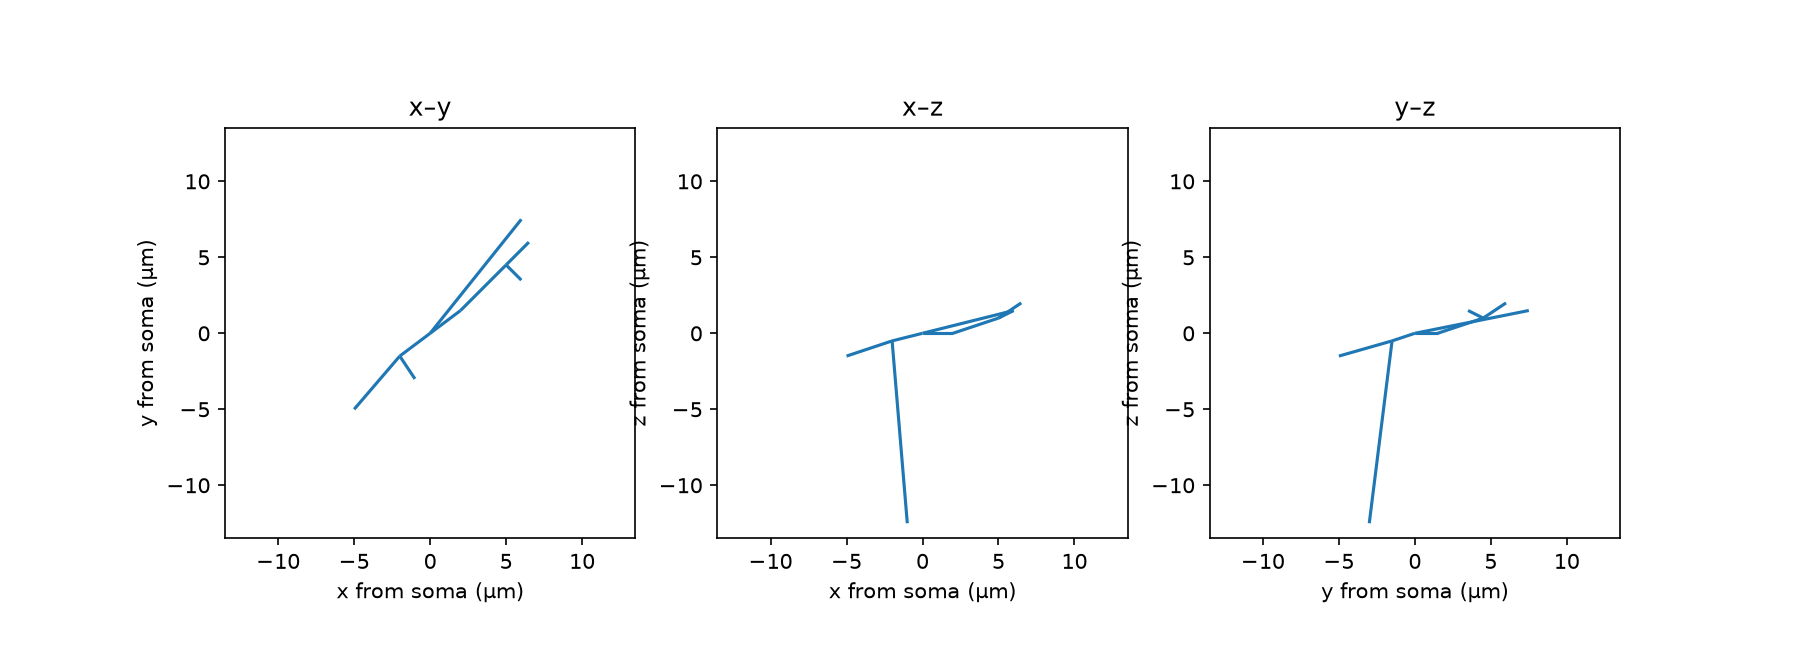

Source code (Python):
from pathlib import Path

import matplotlib.pyplot as plt
import numpy as np
from matplotlib.collections import LineCollection

HERE = Path(__file__).parent
UM_PER_VOXEL = 0.5

# Columns: id, type, x, y, z, radius, parent   (x, y, z in voxels)
swc = np.array([
    [1, 1, 100, 200, 50, 6.0, -1],
    [2, 3, 104, 203, 50, 1.2,  1],
    [3, 3, 110, 209, 52, 0.9,  2],
    [4, 3,  96, 197, 49, 1.0,  1],
    [5, 3,  90, 190, 47, 0.8,  4],
    [6, 2, 112, 215, 53, 0.5,  1],
    [7, 3, 113, 212, 54, 0.6,  3],
    [8, 3, 112, 207, 53, 0.5,  3],
    [9, 3,  98, 194, 25, 0.5,  4],   # new today (invented): a dendrite off id 4
])

ids = swc[:, 0].astype(int)
row_of = np.full(ids.max() + 1, -1)
row_of[ids] = np.arange(len(ids))
child = swc[swc[:, 6] != -1]
child_pos = row_of[child[:, 0].astype(int)]
parent_pos = row_of[child[:, 6].astype(int)]

xyz_um = swc[:, 2:5] * UM_PER_VOXEL
off = xyz_um - xyz_um[0]                 # µm from the soma, (9, 3)


# print(type(axs), axs.shape, axs.dtype)
# print(type(axs[0]))


segs3 = np.stack([off[parent_pos], off[child_pos]], axis=1)   # (8, 2, 3)

cols = [[0, 1], [0, 2], [1, 2]]          # the two coordinates each panel keeps
names = ["x", "y", "z"]
R = np.abs(off).max() + 1                # farthest reach on any axis, plus 1 µm
print(R)

fig, axs = plt.subplots(1, 3, figsize=(12, 4.4))
for k in range(3):
    a, b = cols[k]                       # panel k's pair, e.g. 0, 2 for x–z
    axs[k].add_collection(LineCollection(segs3[:, :, [a, b]]))
    axs[k].set_xlim(-R, R)
    axs[k].set_ylim(-R, R)
    axs[k].set_aspect("equal")
    axs[k].set_title(names[a] + "–" + names[b])
    axs[k].set_xlabel(names[a] + " from soma (µm)")
    axs[k].set_ylabel(names[b] + " from soma (µm)")

fig.savefig(HERE / "three_views.png", dpi=150)

plt.show()

same_spot = off[row_of[[6, 8]]][:, [0, 2]]   # x and z of ids 6 and 8, which are at the same spot
print(same_spot)
